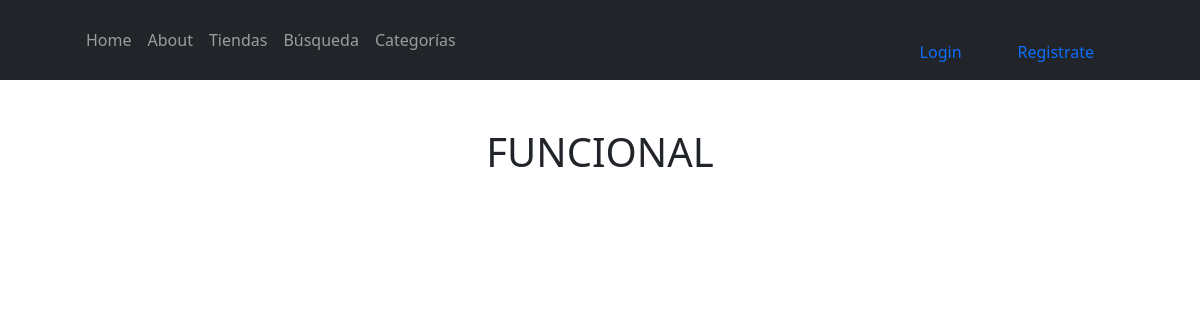
The page /funcionalLista/ on the database as committed earlier.
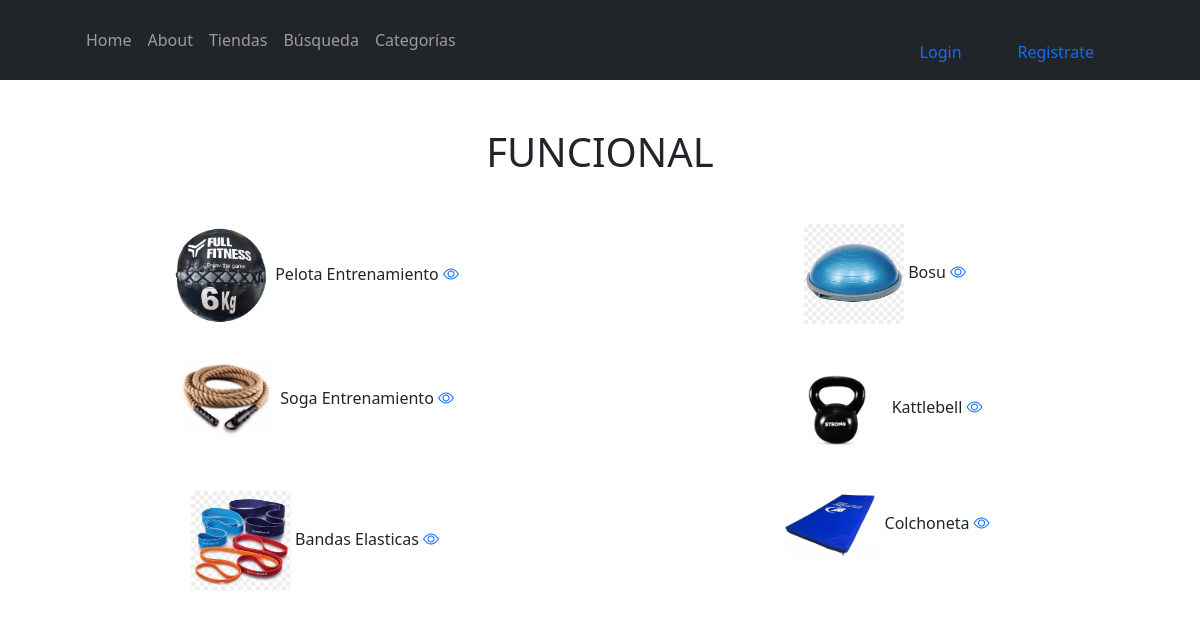
The same page on the database as committed later.
### EntrenamientoApp/models.py (models this page shows, shortened)
class Equipamiento(models.Model):
    equipamientoSeleccion = (
    ('gym','GYM'),
    ('funcional', 'FUNCIONAL'),
    ('futbol','FUTBOL'),
    ('boxeo','BOXEO'),
    ('basquet','BASQUET'),
    ('otro', 'Otro'),
    )
    usuario = models.ForeignKey(User, on_delete=models.CASCADE, null=True, blank=True)
    titulo = models.CharField(max_length=200)
    equipamiento = models.CharField(max_length=15, choices=equipamientoSeleccion, default='gym')
    marca = models.CharField(max_length=40)
    descripcion = models.TextField(null=True, blank=True)
    year = models.IntegerField()
    precio = models.DecimalField(max_digits=10, decimal_places=2)
    usado = models.BooleanField()
    fechaPublicacion = models.DateTimeField(auto_now_add=True)
    telefonoContacto = models.IntegerField()
    emailContacto = models.EmailField()
    imagenEquipamiento = models.ImageField(null=True, blank=True, upload_to="imagenes/")
    class Meta:
        ordering = ['usuario', '-fechaPublicacion']

### EntrenamientoApp/views.py (the view)
# urls.py: path('funcionalLista/', FuncionalLista.as_view(), name='funcionals'),
class FuncionalLista(ListView):
    context_object_name = 'funcionals'
    queryset = Equipamiento.objects.filter(equipamiento__startswith='funcional')
    template_name = 'EntrenamientoApp/listaFuncional.html'

### EntrenamientoApp/templates/EntrenamientoApp/listaFuncional.html (shortened to what this page needs)
{% extends 'EntrenamientoApp/about.html' %}
{% block content %}
<br>
<br>
<div class="container text-center">
    <h1>FUNCIONAL</h1>
</div>
<br>
<div class="container text-center">
    <div class="row">
            {% for funcional in funcionals %}
            <div class="col-sm-6 align-items-center">
                <div class="card-body">
                <img src="{{funcional.imagenEquipamiento.url}}" class="" width="100px">
                {{funcional.titulo}}
                <a href="{% url 'funcional' funcional.id %}"><i class="bi bi-eye"></i></a>
                </div>
            </div>
            {% endfor %}
    </div>
</div>
{% endblock %}

### EntrenamientoApp/templates/EntrenamientoApp/about.html (shortened to what this page needs)
<!DOCTYPE html>
<html lang="en">
    {% load static %}
    <head>
        <head>
            <link href="https://cdn.jsdelivr.net/npm/bootstrap-icons@1.5.0/font/bootstrap-icons.css" rel="stylesheet" />
            <link href="{% static 'EntrenamientoApp/css/styles.css' %}" rel="stylesheet" />
            <link href="{% static 'EntrenamientoApp/css/carrusel.css' %}" rel="stylesheet" />
        </head>
        <body class="d-flex flex-column h-100">
            <main class="flex-shrink-0">
                <nav class="navbar navbar-expand-lg navbar-dark bg-dark">
                    <div class="container px-5">
                        <div class="collapse navbar-collapse" id="navbarSupportedContent">
                            <ul class="navbar-nav ms-auto mb-2 mb-lg-0">
                                <li class="nav-item"><a class="nav-link" href="/">Home</a></li>
                                <li class="nav-item"><a class="nav-link" href="{% url 'about' %}">About</a></li>
                                <li class="nav-item"><a class="nav-link" href="{% url 'home' %}">Tiendas</a></li>
                                <li class="nav-item"><a class="nav-link" href="{% url 'home' %}">Búsqueda</a>
                                <li class="nav-item"><a class="nav-link" href="{% url 'home' %}">Categorías</a>
                            </ul>
                        {% if request.user.is_authenticated %}
                        <div class="container">
                        <li class="nav-item">
                          <span class="text-light"> Hola <strong>{{request.user.first_name}}</strong>!</span>
                        </li>
                        </div>
                        <div class="container">
                        <li class="nav-item">
                          <a class="nav-link" href="{% url 'editar_perfil' %}"><span class="text-primary">Perfil</span></a>
                        </li>
                        </div>
                        <div class="container">
                        <li class="nav-item">
                          <a class="nav-link" href="{% url 'logout' %}"><span class="text-primary">Logout</span></a>
                        </li>
                        </div>
                        {% else %}
                        <div class="container">
                        <li class="nav-item">
                          <a class="nav-link" href="{% url 'login' %}"><span class="text-primary">Login</span></a>
                        </li>
                        </div>
                        <div class="container">
                        <li class="nav-item">
                          <a class="nav-link" href="{% url 'registro' %}"><span class="text-primary">Registrate</span></a>
                        </li>
                        </div>
                      {% endif %}
                    </div>
                </div>
            </nav>
{% block content %}{% endblock %}

Rows that differ between the two databases and show on the page:
added Equipamiento: imagenEquipamiento (picture), titulo "Pelota Entrenamiento"
added Equipamiento: imagenEquipamiento (picture), titulo "Bosu"
added Equipamiento: imagenEquipamiento (picture), titulo "Soga Entrenamiento"
added Equipamiento: imagenEquipamiento (picture), titulo "Kattlebell"
added Equipamiento: imagenEquipamiento (picture), titulo "Bandas Elasticas"
added Equipamiento: imagenEquipamiento (picture), titulo "Colchoneta"
